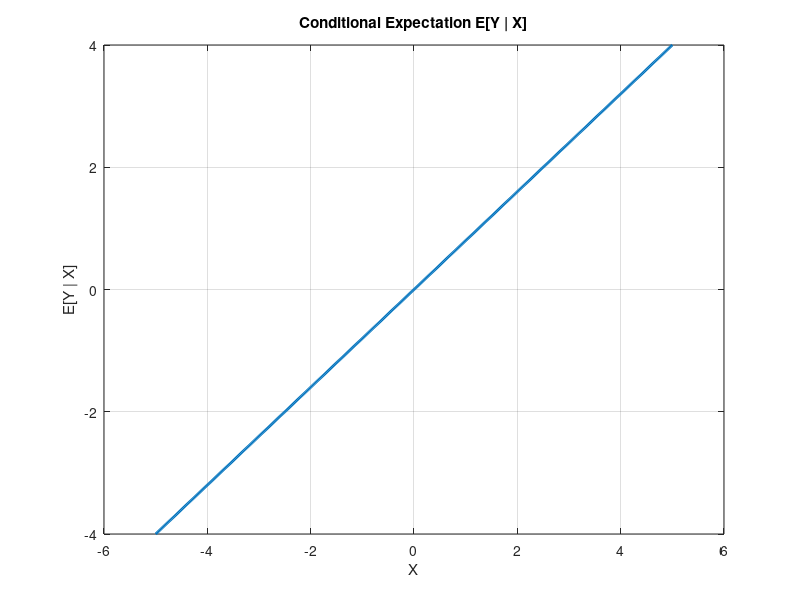

Reproduce this figure in MATLAB.
% Define grids

x_grid = linspace(-5, 5, 500); % X grid (m+1 points)

y_grid = linspace(-10, 10, 500); % Y grid (n+1 points)

% Define G(Y)

G = y_grid; % For G(Y) = Y, g(y) = y

% Parameters for W ~ N(mu, sigma^2)

mu = 0;      % Mean of W

sigma = 1;     % Standard deviation of W

a = @(x) 0.8 * x; % a(X)

% Define conditional CDF H(y | X)

H = zeros(length(y_grid), length(x_grid)); % Initialize H matrix

for j = 1:length(x_grid)

  % Use the theory for conditional CDF

  H(:, j) = normcdf((y_grid - a(x_grid(j)) - mu) / sigma);

end

% Compute F matrix

n = length(y_grid) - 1; % Number of intervals in y_grid (n+1 points)

m = length(x_grid) - 1; % Number of intervals in x_grid (m+1 points)

F = zeros(m+1, n+1); % Initialize F matrix

for i = 1:(m+1)

  % First term (difference of 1 sample)

  F(i, 1) = (H(2, i) - H(1, i)) / 2;

  % Second term (difference of 2 samples)

  F(i, 2) = (H(3, i) - H(1, i)) / 2;

  % General terms (difference of 2 samples)

  for j = 3:n

    F(i, j) = (H(j+1, i) - H(j-1, i)) / 2;

  end

  % Penultimate term (difference of 2 samples)

  F(i, n) = (H(n+1, i) - H(n-1, i)) / 2;

  % Last term (difference of 1 sample)

  F(i, n+1) = (H(n+1, i) - H(n, i)) / 2;

end

% Display the size of the F matrix

disp('Size of F matrix:');

disp(size(F));

% Display a portion of F for verification

disp('Sample rows of F matrix:');

disp(F(1:5, 1:5)); % Display the first 5x5 elements for checking

% Compute U as F * G

U = F * G';

% Plot the results

figure;

plot(x_grid, U, 'LineWidth', 2);

xlabel('X');

ylabel('E[Y | X]');

title('Conditional Expectation E[Y | X]');

grid on;

% Compute the slope of the line using polyfit

p = polyfit(x_grid, U, 1); % Fit a line to the data

slope = p(1); % The slope is the first coefficient

% Display the slope

disp(['The slope of the graph is: ', num2str(slope)]);

save("results_p1_numeric.mat", "x_grid","U");
